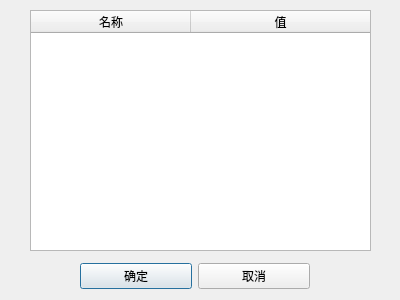
<?xml version="1.0" encoding="UTF-8"?>
<ui version="4.0">
 <class>Dialog</class>
 <widget class="QDialog" name="Dialog">
  <property name="geometry">
   <rect>
    <x>0</x>
    <y>0</y>
    <width>400</width>
    <height>300</height>
   </rect>
  </property>
  <property name="windowTitle">
   <string>精灵属性</string>
  </property>
  <property name="windowIcon">
   <iconset resource="editor.qrc">
    <normaloff>:/images/setting.png</normaloff>:/images/setting.png</iconset>
  </property>
  <widget class="QTableWidget" name="tableWidget">
   <property name="geometry">
    <rect>
     <x>30</x>
     <y>10</y>
     <width>341</width>
     <height>241</height>
    </rect>
   </property>
   <property name="selectionBehavior">
    <enum>QAbstractItemView::SelectRows</enum>
   </property>
   <property name="rowCount">
    <number>0</number>
   </property>
   <property name="columnCount">
    <number>2</number>
   </property>
   <attribute name="horizontalHeaderDefaultSectionSize">
    <number>160</number>
   </attribute>
   <attribute name="horizontalHeaderStretchLastSection">
    <bool>true</bool>
   </attribute>
   <attribute name="verticalHeaderVisible">
    <bool>false</bool>
   </attribute>
   <attribute name="verticalHeaderDefaultSectionSize">
    <number>23</number>
   </attribute>
   <attribute name="verticalHeaderMinimumSectionSize">
    <number>20</number>
   </attribute>
   <column>
    <property name="text">
     <string>名称</string>
    </property>
   </column>
   <column>
    <property name="text">
     <string>值</string>
    </property>
   </column>
  </widget>
  <widget class="QWidget" name="horizontalLayoutWidget">
   <property name="geometry">
    <rect>
     <x>80</x>
     <y>260</y>
     <width>230</width>
     <height>32</height>
    </rect>
   </property>
   <layout class="QHBoxLayout" name="horizontalLayout">
    <item>
     <widget class="QPushButton" name="pushButtonOk">
      <property name="text">
       <string>确定</string>
      </property>
     </widget>
    </item>
    <item>
     <widget class="QPushButton" name="pushButtonCancel">
      <property name="text">
       <string>取消</string>
      </property>
     </widget>
    </item>
   </layout>
  </widget>
 </widget>
 <resources>
  <include location="editor.qrc"/>
 </resources>
 <connections/>
</ui>
